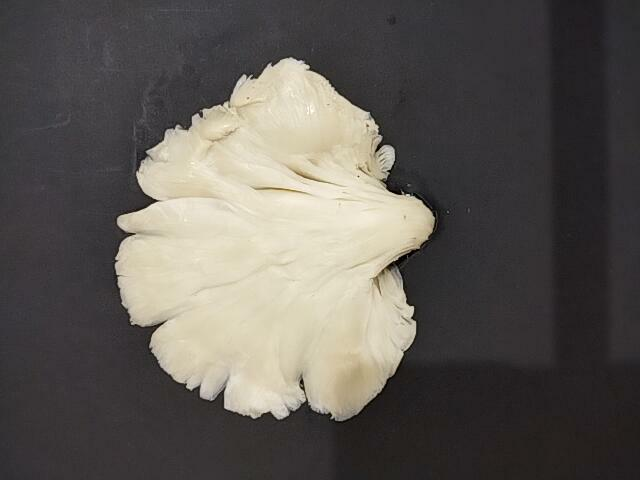
%> input picture Matlab/Deteksi Diameter/Ex1/A3_12.0644 cm.jpg, 640 x 480 px
$ octave Diamter2.m   (GNU Octave 9; MATLAB toolbox functions it lacks are replaced by stand-ins)
%> lines starting %> are read from the running program, lines starting %| are printed output that depends on the picture; in (x1, y1, x2, y2) boxes, pixels count from 0 and x2, y2 are one past the last pixel; in counts of white or black regions, pixels touching at a corner belong together; the program's own positions count from 1
% Baca gambar dan ubah ke skala abu-abu
I = imread('data_learning\A3_12.0644 cm.jpg');
%> I is the input picture: size 480x640x3 uint8; mean R, G, B 94.6, 90.3, 85.2
I = rgb2gray(I);
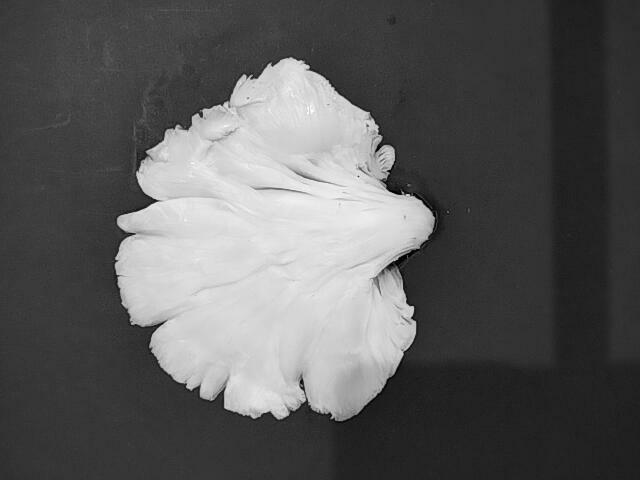
%> I: size 480x640 uint8; min 0, max 253, mean 91

% Hilangkan noise dengan median filter dan tingkatkan kontras dengan imadjust
I = medfilt2(I);
I = imadjust(I);
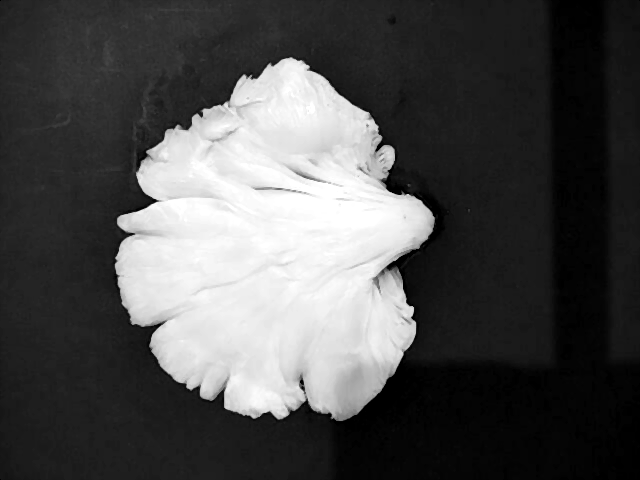
%> I: size 480x640 uint8; min 0, max 255, mean 77.7

% Deteksi tepi dengan Canny
BW = edge(I, 'canny');
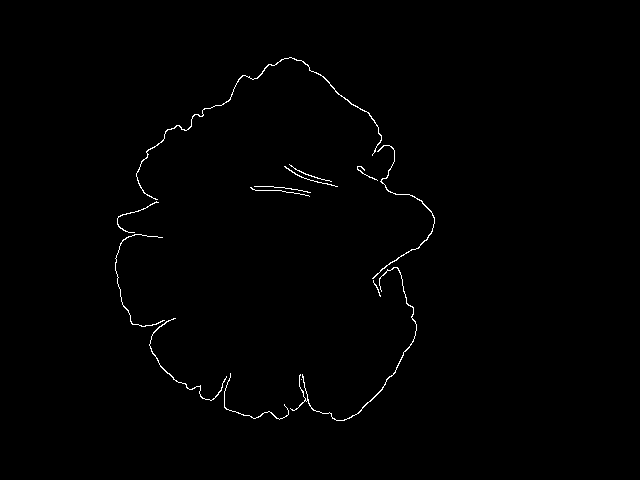
%> BW: size 480x640 logical; 0.67% white in thin lines or dots, all inside (x1, y1, x2, y2) = (115, 57, 435, 421)
BW = im2double(BW);
% figure, imshow(BW);


% Terapkan thresholding dengan graythresh
level = graythresh(BW);
%> level = 0.498
BW = imbinarize(BW, level);
% figure, imshow(BW);

    %melakukan operasi morfologi untuk menyempurnakan hasil segmentasi
    %1. filling holes
    bw = imfill(BW,'holes');
    figure, imshow(bw)
    %2. area opening
%     bw = bwareaopen(bw,1000);
%     figure, imshow(bw)

% Label setiap regio dengan bwlabel
[L, num] = bwlabel(BW);
%> L: size 480x640 double; 15 distinct labels, from 0 to 14
%> num = 14

% Ekstrak fitur objek dengan regionprops
stats = regionprops(L, 'Centroid', 'EquivDiameter');
%> stats = 14 regions; first 5, Centroid and EquivDiameter: [133.2 281.4] 15.05, [133.4 217.1] 10.34, [253.3 114.3] 25.03, [181.7 367.9] 15.84, [251.5 407.7] 12.67

% Loop through each region and display diameter value
for idx = 1:1
    diameter = stats(idx).EquivDiameter;
    centroid = stats(idx).Centroid;
    fprintf('Region %d: Diameter = %.2f, Centroid = (%.2f, %.2f)\n', idx, diameter, centroid(1), centroid(2));
end
%> this loop made 1 pass
%> (diameter, centroid) on pass 1: (15.05, [133.2 281.4])
%| Region 1: Diameter = 15.05, Centroid = (133.22, 281.38)

% Tampilkan gambar hasil segmentasi
figure, imshow(I);
hold on;
for idx = 1:1
    % Tampilkan centroid dari setiap regio
    plot(stats(idx).Centroid(1), stats(idx).Centroid(2), 'r*');
end
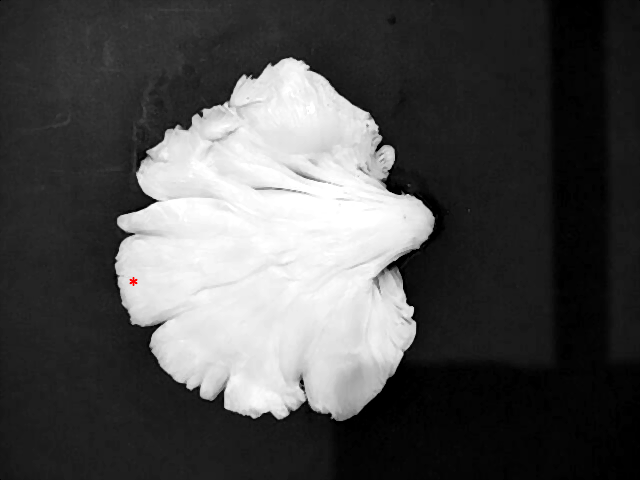
%> figure redrawn from the program's plot data
hold off;

$ run again, with Matlab/Deteksi Diameter/Ex1/A1_12.4442 cm.jpg copied over Matlab/Deteksi Diameter/Ex1/A3_12.0644 cm.jpg
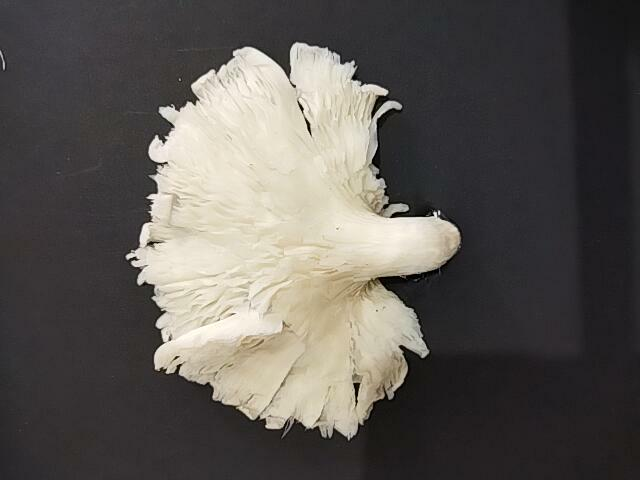
%> input picture Matlab/Deteksi Diameter/Ex1/A1_12.4442 cm.jpg, 640 x 480 px
%> I is the input picture: size 480x640x3 uint8; mean R, G, B 92.5, 88.5, 84.1
%> `BW = edge(I, 'canny');`:
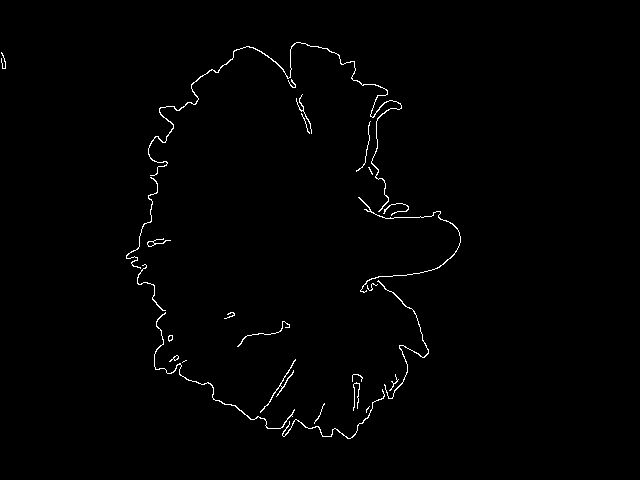
%> BW: size 480x640 logical; 0.95% white in thin lines or dots, all inside (x1, y1, x2, y2) = (1, 42, 461, 439)
%> level = 0.498
%> L: size 480x640 double; 28 distinct labels, from 0 to 27
%> num = 27
%> stats = 27 regions; first 5, Centroid and EquivDiameter: [3.9 62.2] 6.48, [144 227.7] 14.09, [149.7 288] 10.7, [157.8 242.8] 8.06, [285.1 105.7] 32.13
%> the loop `for idx = 1:1` made 1 pass
%> (diameter, centroid) on pass 1: (6.48, [3.94 62.15])
%> (printed output is left out)
%> after the loop `for idx = 1:1`:
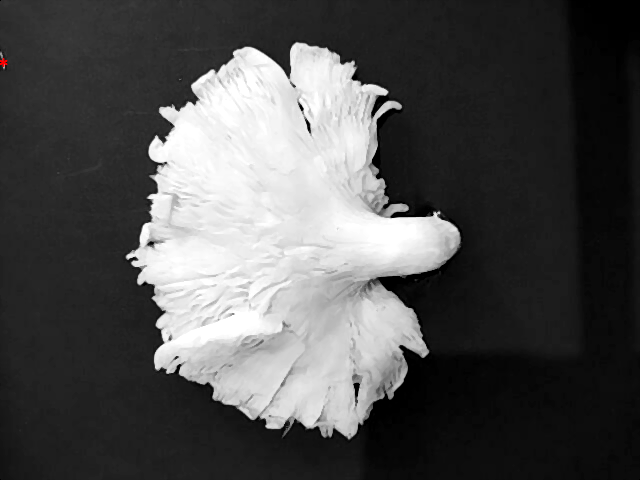
%> figure redrawn from the program's plot data

$ run again, with Matlab/Deteksi Diameter/Ex1/A2_10.4912 cm.jpg copied over Matlab/Deteksi Diameter/Ex1/A3_12.0644 cm.jpg
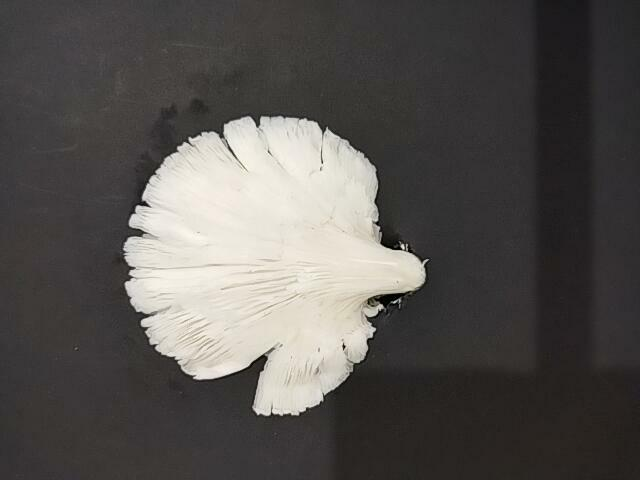
%> input picture Matlab/Deteksi Diameter/Ex1/A2_10.4912 cm.jpg, 640 x 480 px
%> I is the input picture: size 480x640x3 uint8; mean R, G, B 86.3, 83.2, 80.4
%> `BW = edge(I, 'canny');`:
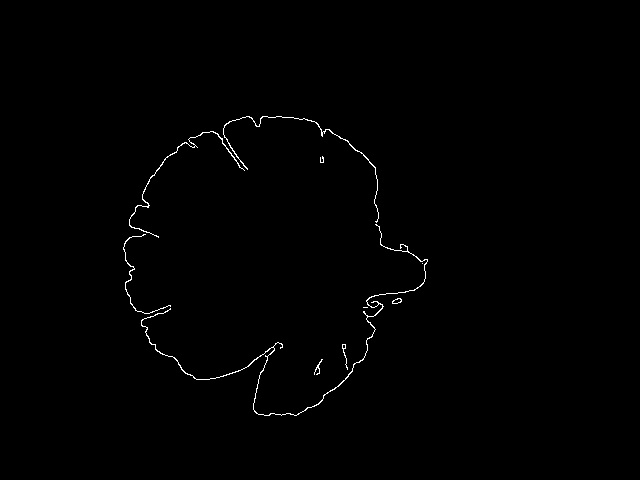
%> BW: size 480x640 logical; 0.57% white in thin lines or dots, all inside (x1, y1, x2, y2) = (123, 116, 428, 416)
%> level = 0.498
%> L: size 480x640 double; 11 distinct labels, from 0 to 10
%> num = 10
%> stats = 10 regions; first 5, Centroid and EquivDiameter: [136.2 278.8] 14.36, [176.8 174.8] 19.45, [302.3 338.4] 32.23, [304.5 145.9] 20.99, [318.8 368.5] 6.77
%> the loop `for idx = 1:1` made 1 pass
%> (diameter, centroid) on pass 1: (14.36, [136.2 278.8])
%> (printed output is left out)
%> after the loop `for idx = 1:1`:
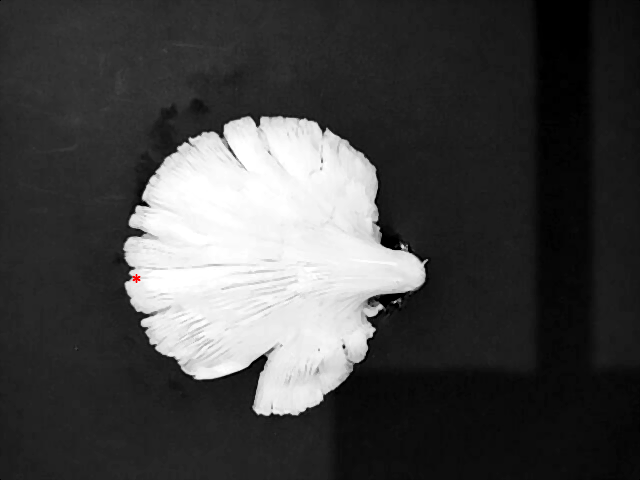
%> figure redrawn from the program's plot data

$ run again, with Matlab/Deteksi Diameter/Ex1/B1_6.7024 cm.jpg copied over Matlab/Deteksi Diameter/Ex1/A3_12.0644 cm.jpg
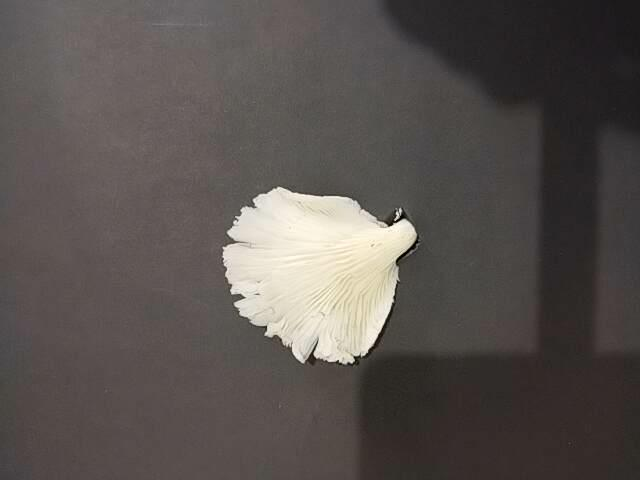
%> input picture Matlab/Deteksi Diameter/Ex1/B1_6.7024 cm.jpg, 640 x 480 px
%> I is the input picture: size 480x640x3 uint8; mean R, G, B 88.9, 82.6, 79.5
%> `BW = edge(I, 'canny');`:
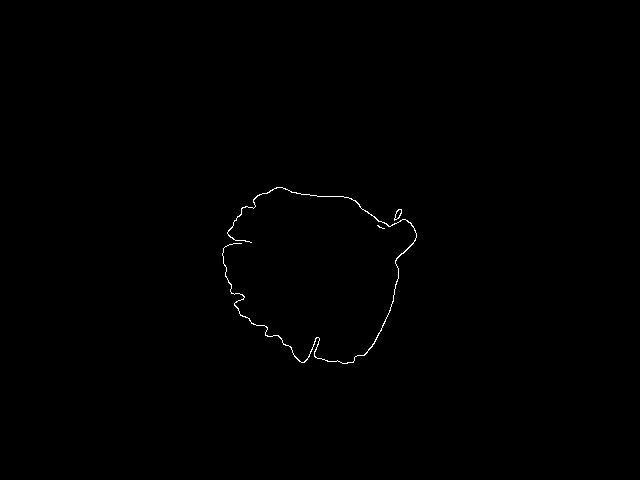
%> BW: size 480x640 logical; 0.27% white in thin lines or dots, all inside (x1, y1, x2, y2) = (222, 187, 417, 364)
%> level = 0.498
%> L: size 480x640 double; 4 distinct labels, from 0 to 3
%> num = 3
%> stats = 3 regions; Centroid and EquivDiameter: [313.9 275.3] 31.8, [381.1 227.7] 3.57, [398.7 215] 6.38
%> the loop `for idx = 1:1` made 1 pass
%> (diameter, centroid) on pass 1: (31.8, [313.9 275.3])
%> (printed output is left out)
%> after the loop `for idx = 1:1`:
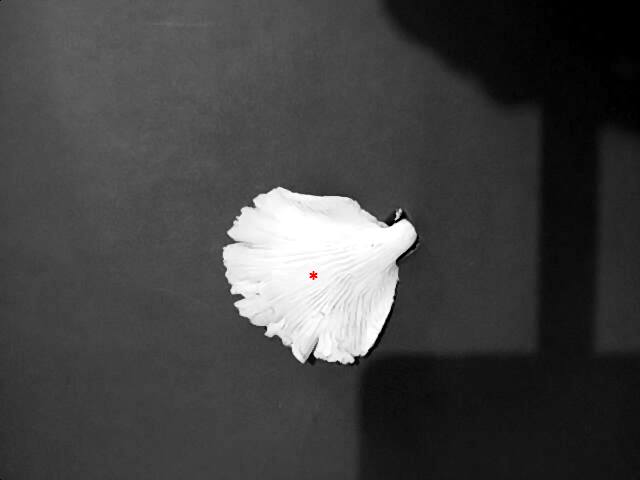
%> figure redrawn from the program's plot data
